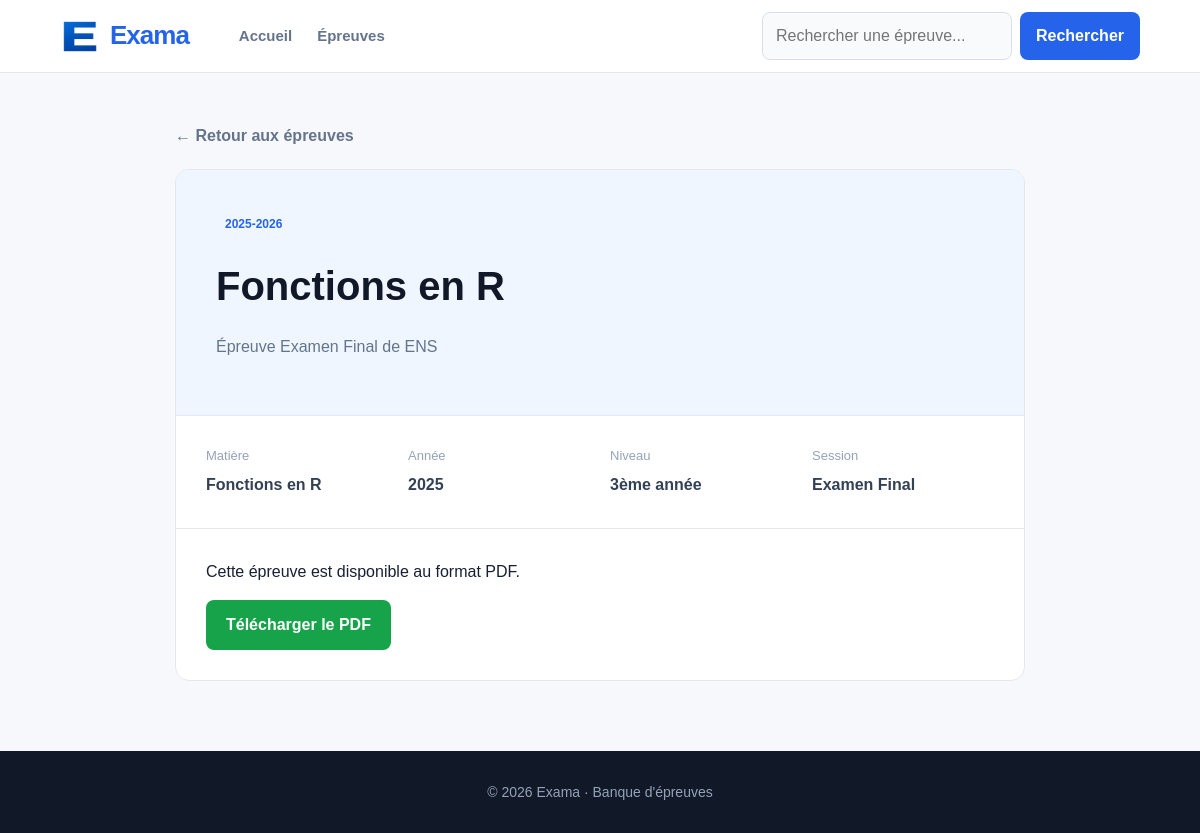
Screenshot of /epreuves/15/ with the database file from the repository.
### epreuves/models.py (models this page shows, shortened)
class Epreuve(models.Model):
    ANNEE = [(year, f"{year}-{year + 1}") for year in range(2000, 2026)]
    ENTITES = [
       ("FAST", "FAST"),
       ("ENS", "ENS"),
    ]
    NIVEAUX = [
        ('1', '1ère année'),
        ('2', '2ème année'),
        ('3', '3ème année'),
    ]
    SESSION = [
        ('Examen', 'Examen Final'),
        ('Rattrapage', 'Rattrapage'),
    ]
    entite = models.CharField(max_length=100, default=ENTITES[0][0], choices=ENTITES)
    niveau = models.CharField(max_length=100, default="Choisissez votre niveau", choices=NIVEAUX)
    annee = models.IntegerField(choices=ANNEE)
    session = models.CharField(max_length=100, default="Quel est la session?" ,choices=SESSION)
    fichier = models.FileField(upload_to='epreuves/')
    matiere = models.ForeignKey('Matiere', on_delete=models.CASCADE, related_name='epreuves')
    date_ajout = models.DateTimeField(auto_now_add=True)

class Matiere(models.Model):
    nom = models.CharField(max_length=100)
    slug = models.SlugField(unique=True)
    def __str__(self):
        return self.nom

### epreuves/views.py (the view)
def epreuves_details(request, id):
    epreuve = get_object_or_404(
        Epreuve.objects.select_related("matiere"),
        id=id
    )
    return render(request, "epreuves_details.html", {
        "epreuve": epreuve,
    })

### templates/epreuves_details.html (shortened to what this page needs)
{% extends "base.html" %}
{% block content %}
<div class="detail-page">
    <a href="{% url 'epreuves' %}" class="back-link">
        ← Retour aux épreuves
    </a>
    <article class="detail-card">
        <div class="detail-header">
            <span class="exam-badge">
                {{ epreuve.get_annee_display }}
            </span>
            <h1>
                {{ epreuve.matiere }}
            </h1>
            <p>
                Épreuve {{ epreuve.get_session_display }}
                de {{ epreuve.entite }}
            </p>
        </div>
        <div class="detail-info">
            <div>
                <span>Matière</span>
                <strong>{{ epreuve.matiere }}</strong>
            </div>
            <div>
                <span>Année</span>
                <strong>{{ epreuve.annee }}</strong>
            </div>
            <div>
                <span>Niveau</span>
                <strong>{{ epreuve.get_niveau_display }}</strong>
            </div>
            <div>
                <span>Session</span>
                <strong>{{ epreuve.get_session_display }}</strong>
            </div>
        </div>
        <div class="download-area">
            <p>
                Cette épreuve est disponible au format PDF.
            </p>
            <a
                href="{{ epreuve.fichier.url }}"
                download
                class="download-button"
            >
                Télécharger le PDF
            </a>
        </div>
    </article>
</div>
{% endblock content %}

### static/css/style.css (style rules this page uses)
* { box-sizing: border-box; }
html { scroll-behavior: smooth; }
body { margin: 0; font-family: Arial, Helvetica, sans-serif; background: #f6f8fc; color: #172033; line-height: 1.6; }
a { color: inherit; text-decoration: none; }
.primary-button, .download-button { display: inline-block; padding: 12px 20px; border-radius: 8px; background: #2563eb; color: #ffffff; font-weight: 700; }
.exam-badge { display: inline-block; padding: 5px 9px; border-radius: 6px; background: #eff6ff; color: #2563eb; font-size: 12px; font-weight: 700; }
.detail-page { max-width: 850px; margin: auto; }
.back-link { display: inline-block; margin-bottom: 20px; color: #64748b; font-weight: 600; }
.detail-card { background: #ffffff; border: 1px solid #e5e7eb; border-radius: 14px; overflow: hidden; }
.detail-header { padding: 40px; background: #eff6ff; border-bottom: 1px solid #dbeafe; }
.detail-header h1 { margin: 15px 0 5px; color: #111827; font-size: 40px; }
.detail-header p { color: #64748b; }
.detail-info { padding: 30px; display: grid; grid-template-columns: repeat(4, 1fr); gap: 20px; }
.detail-info div { display: flex; flex-direction: column; gap: 5px; }
.detail-info span { color: #94a3b8; font-size: 13px; }
.detail-info strong { color: #334155; }
.download-area { padding: 30px; border-top: 1px solid #e5e7eb; }
.download-area p { margin-top: 0; }
.download-button { background: #16a34a; }

### rows the page displays
Epreuve: annee "2025-2026", matiere "Fonctions en R", session "Examen Final", entite "ENS", annee "2025", niveau "3ème année"
